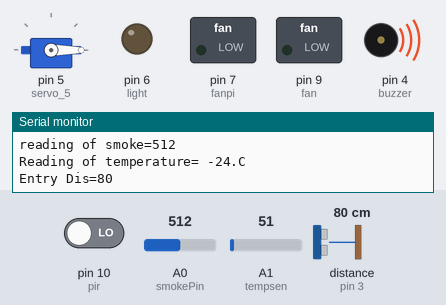
Recording of a sketch running on a simulated Arduino Uno, built with avr-gcc and run on an emulated ATmega328P. Shown: servo, switched loads named in the sketch (green lamp = pin HIGH), output pins drawn as LEDs (lit = HIGH), buzzer (waves = sounding, pin HIGH), the last lines printed to the serial monitor. Wiring (inferred from the names in the program): ultrasonic range finder: trigger pin 3; echo pin 3. The test bench sets the inputs (shaded band); at power-on: A0 (smokePin) = 512, distance to the obstacle (sensor on pin 3) 80 cm, pin 10 (pir) LOW, A1 (tempsen) = 51. The echo pulse lasts 58.3 µs per cm.

Above: at 1.2 s.
1.3 s: A0 (smokePin) set to 224
4.3 s: A0 (smokePin) set to 197
At 5.5 s:
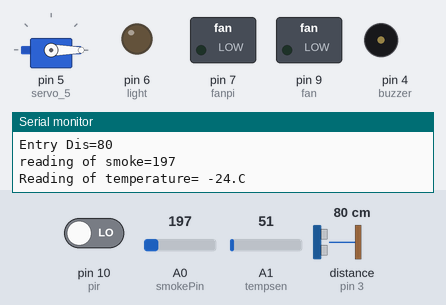
5.8 s: distance to the obstacle (sensor on pin 3) set to 34 cm
8.8 s: distance to the obstacle (sensor on pin 3) set to 28 cm
At 9.4 s:
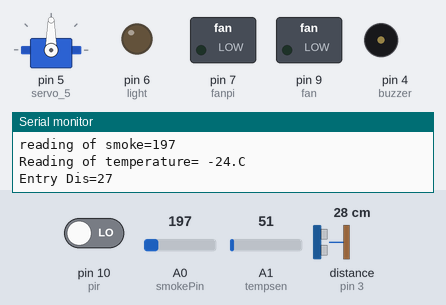
10.3 s: pin 10 (pir) driven HIGH
At 12.0 s:
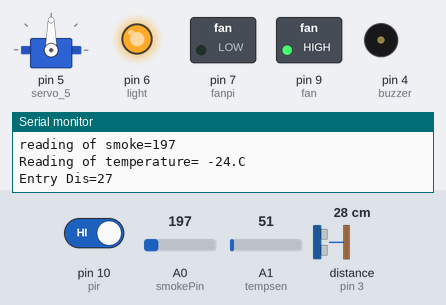
12.3 s: distance to the obstacle (sensor on pin 3) set to 35 cm
At 14.0 s:
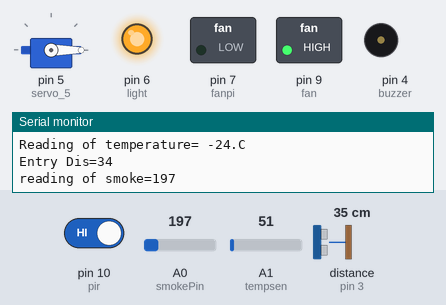
Timing chart, 0 to 15.3 s (numbered marks = the images above; inputs shaded):
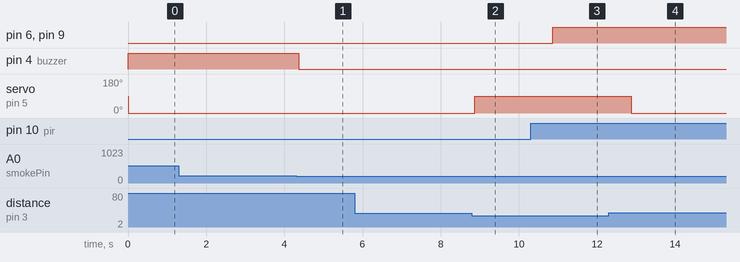

Measured:
- the behaviour switches between 210 and 209 on A0 (smokePin) (found by bisection; images 0 and 1)
- the behaviour switches between 31 and 30 cm on distance to the obstacle (sensor on pin 3) (found by bisection; images 1 and 2)
- after the input at 4.3 s, pin 4 (buzzer): HIGH → LOW after 0.07 s
- after the input at 8.8 s, servo on pin 5 (servo_5): 0° → 90° after 0.07 s
- after the input at 10.3 s, pin 6 (light), pin 9 (fan): LOW → HIGH after 0.57 s
- after the input at 12.3 s, servo on pin 5 (servo_5): 90° → 0° after 0.58 s

The sketch:

main.ino
```cpp
#include <Servo.h>
Servo servo_5;
int smoke=0;

const int pir=10;


const int pingUltra=3;
const int smokePin=A0;
const int buzzer = 4;
const int fan=9;
const int light=6;

int temp =0;
const int tempsen=A1;
const int fanpi=7;

void setup()
{
  Serial.begin(9600);
  servo_5.attach(5);
  pinMode(smokePin, INPUT);
  pinMode(buzzer,OUTPUT);
  pinMode(tempsen,INPUT);
  pinMode(fanpi,OUTPUT);
  pinMode(pir,INPUT);
  pinMode(light,OUTPUT);
  pinMode(fan,OUTPUT);
}

void loop()
{


  long duration, entryDis;

  pinMode(pingUltra,OUTPUT);
  digitalWrite(pingUltra, LOW);
  delayMicroseconds(2);
  digitalWrite(pingUltra, HIGH);
  delayMicroseconds(5);
  digitalWrite(pingUltra,LOW);


  pinMode(pingUltra,INPUT);
  duration=pulseIn(pingUltra,HIGH);
  entryDis= microsecondsToCentimeters(duration);
  Serial.print("Entry Dis=");
  Serial.println(entryDis);
  if (entryDis < 30)
  {
    servo_5.write(90);
    delay(2000);
  }
  else
  {
    servo_5.write(0);
  }

  smoke = analogRead(smokePin);
  Serial.print("reading of smoke=");
  Serial.println(smoke);
  if (smoke>=210)
  {
    digitalWrite(buzzer,HIGH);
  }
  else
  {
    digitalWrite(buzzer,LOW);
  }

  temp =(-40 + 0.488155*(analogRead(tempsen) - 20));
  Serial.print("Reading of temperature= ");
  Serial.print(temp);
  Serial.println(".C");

  if(temp>= 30)
  {
    digitalWrite(fanpi,HIGH);
  }
  else
  {
    digitalWrite(fanpi,LOW);
  }
  int p = digitalRead(pir);

  if (p == HIGH)
  {
    digitalWrite(fan,HIGH);
    digitalWrite(light,HIGH);
  }
  else
  {
    digitalWrite(fan,LOW);
    digitalWrite(light,LOW);
  }
}


long microsecondsToCentimeters(long microseconds)
{
  return microseconds / 29 / 2;

}
```
